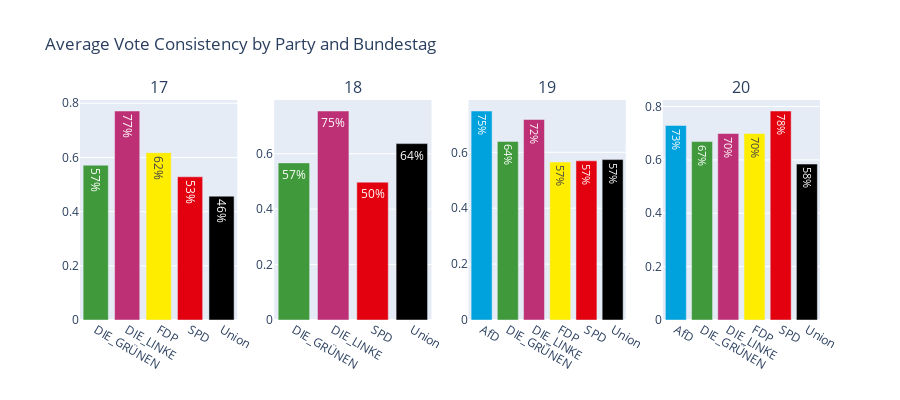

Notebook cell for this chart:
### Code cell
import plotly.graph_objects as go
from plotly.subplots import make_subplots

grouped = (
    predictions
    .groupby(["bundestag", "party"])["vote_correct"]
    .mean()
    .reset_index()
)

bundestags = grouped["bundestag"].unique()
n_cols = len(bundestags)

fig = make_subplots(rows=1, cols=n_cols, subplot_titles=[str(b) for b in bundestags])

for i, bundestag in enumerate(bundestags, start=1):
    df_sub = grouped[grouped["bundestag"] == bundestag]
    fig.add_trace(
        go.Bar(
            x=df_sub["party"],
            y=df_sub["vote_correct"],
            marker_color=[color_map.get(p, "#cccccc") for p in df_sub["party"]],
            text=[f"{v:.0%}" for v in df_sub["vote_correct"]],
        ),
        row=1,
        col=i
    )

fig.update_layout(
    title_text="Average Vote Consistency by Party and Bundestag",
    showlegend=False,
    height=400
)

fig.show()

### Figure 1 — Plotly figure (JSON) as saved in the notebook; plotly's stock layout.template omitted (floating-point values rounded to 4 significant figures)
{"data": [{"marker": {"color": ["#409A3C", "#BE3075", "#FFED00", "#E3000F", "#000000"]}, "text": ["57%", "77%", "62%", "53%", "46%"], "type": "bar", "x": ["DIE_GRÜNEN", "DIE_LINKE", "FDP", "SPD", "Union"], "xaxis": "x", "y": [0.5714, 0.7714, 0.6176, 0.5286, 0.4571], "yaxis": "y"}, {"marker": {"color": ["#409A3C", "#BE3075", "#E3000F", "#000000"]}, "text": ["57%", "75%", "50%", "64%"], "type": "bar", "x": ["DIE_GRÜNEN", "DIE_LINKE", "SPD", "Union"], "xaxis": "x2", "y": [0.5668, 0.754, 0.4973, 0.6364], "yaxis": "y2"}, {"marker": {"color": ["#00A2DE", "#409A3C", "#BE3075", "#FFED00", "#E3000F", "#000000"]}, "text": ["75%", "64%", "72%", "57%", "57%", "57%"], "type": "bar", "x": ["AfD", "DIE_GRÜNEN", "DIE_LINKE", "FDP", "SPD", "Union"], "xaxis": "x3", "y": [0.7478, 0.6391, 0.7174, 0.5652, 0.5696, 0.5739], "yaxis": "y3"}, {"marker": {"color": ["#00A2DE", "#409A3C", "#BE3075", "#FFED00", "#E3000F", "#000000"]}, "text": ["73%", "67%", "70%", "70%", "78%", "58%"], "type": "bar", "x": ["AfD", "DIE_GRÜNEN", "DIE_LINKE", "FDP", "SPD", "Union"], "xaxis": "x4", "y": [0.7289, 0.6687, 0.6987, 0.6988, 0.7831, 0.5843], "yaxis": "y4"}], "layout": {"annotations": [{"font": {"size": 16}, "showarrow": false, "text": "17", "x": 0.1062, "xanchor": "center", "xref": "paper", "y": 1, "yanchor": "bottom", "yref": "paper"}, {"font": {"size": 16}, "showarrow": false, "text": "18", "x": 0.3688, "xanchor": "center", "xref": "paper", "y": 1, "yanchor": "bottom", "yref": "paper"}, {"font": {"size": 16}, "showarrow": false, "text": "19", "x": 0.6313, "xanchor": "center", "xref": "paper", "y": 1, "yanchor": "bottom", "yref": "paper"}, {"font": {"size": 16}, "showarrow": false, "text": "20", "x": 0.8938, "xanchor": "center", "xref": "paper", "y": 1, "yanchor": "bottom", "yref": "paper"}], "height": 400, "showlegend": false, "title": {"text": "Average Vote Consistency by Party and Bundestag"}, "xaxis": {"anchor": "y", "domain": [0, 0.2125]}, "xaxis2": {"anchor": "y2", "domain": [0.2625, 0.475]}, "xaxis3": {"anchor": "y3", "domain": [0.525, 0.7375]}, "xaxis4": {"anchor": "y4", "domain": [0.7875, 1]}, "yaxis": {"anchor": "x", "domain": [0, 1]}, "yaxis2": {"anchor": "x2", "domain": [0, 1]}, "yaxis3": {"anchor": "x3", "domain": [0, 1]}, "yaxis4": {"anchor": "x4", "domain": [0, 1]}}}
